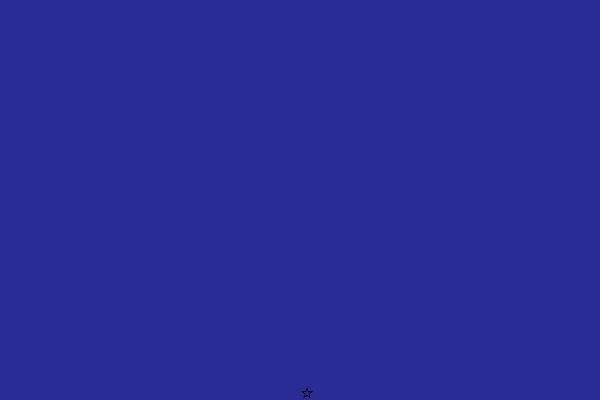
Frame 1 (no input)
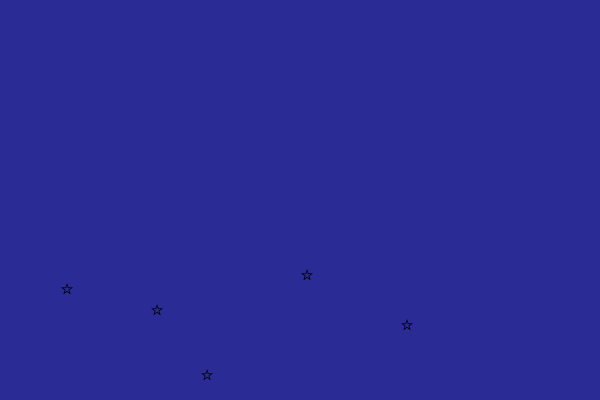
Frame 60 (no input)
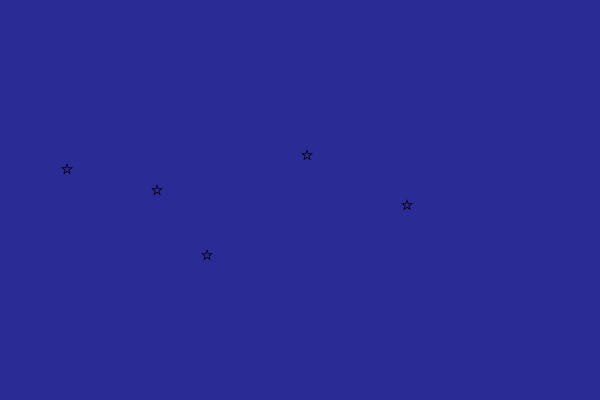
Frame 120 (the mouse pressed at the canvas centre since frame 60)

The p5.js sketch that drew these frames (run headless with seeded random() and noise() and a simulated clock; from frame 60 on, the mouse is pressed at the canvas centre):

// p5.js sketch
// ── sketch.js
let startY = 400;
let startX = 300;

let colorA = 0;
let colorB = 0;

function setup() {
  createCanvas(600, 400);
}

function draw() {
  background("rgb(43,43,150)");
  
  
  
  textSize(20);
  text("⭐",startX,startY);
  
  textSize(20);
  text("⭐",startX-100,startY+100);
  
  textSize(20);
  text("⭐",startX+100,startY+50);

  
  textSize(20);
  text("⭐",startX-150,startY+35);
  
  textSize(20);
  text("⭐",startX-240,startY+14);
  
  if (startY > 130) {
    startY -= 2
  }
  
  
  
}
